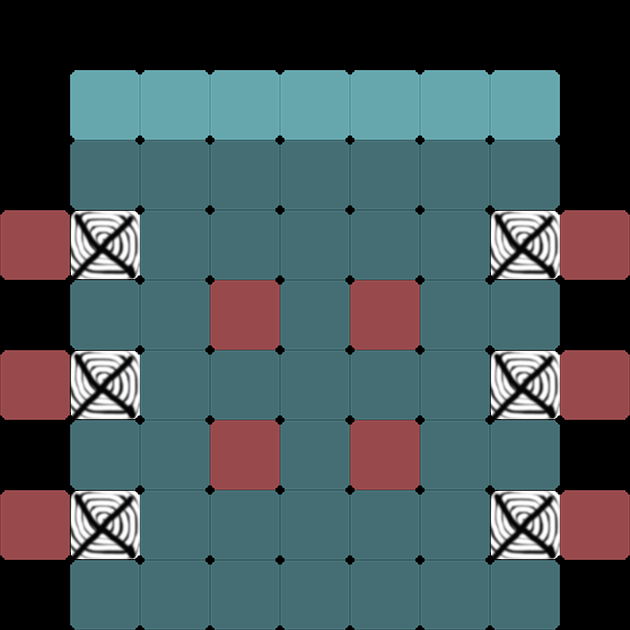

Rendered tile map (Tiled .tmx) drawn with the repository's tilesets; below, a short description and the map source with its tile grids summarised:
An orthogonal 9x9 tile map with 70x70 px tiles, 2 tile layers (gridLayer, producerLayer), 1 hidden layer not drawn.

<map version="1.0" orientation="orthogonal" renderorder="right-down" width="9" height="9" tilewidth="70" tileheight="70">
 <tileset firstgid="1" name="sushi" tilewidth="70" tileheight="70" spacing="2" margin="2">
  <image source="../w640/sushi.png" width="722" height="218" />
 </tileset>
 <layer name="gridLayer" width="9" height="9">
  <data>[81 cells, 62 non-empty, 3 distinct tile ids]</data>
 </layer>
 <layer name="clipperLayer" width="9" height="9" visible="0">
  <data>[81 cells, 68 non-empty, 1 distinct tile ids]</data>
 </layer>
 <layer name="producerLayer" width="9" height="9">
  <data>[81 cells, 7 non-empty, 1 distinct tile ids]</data>
 </layer>
</map>